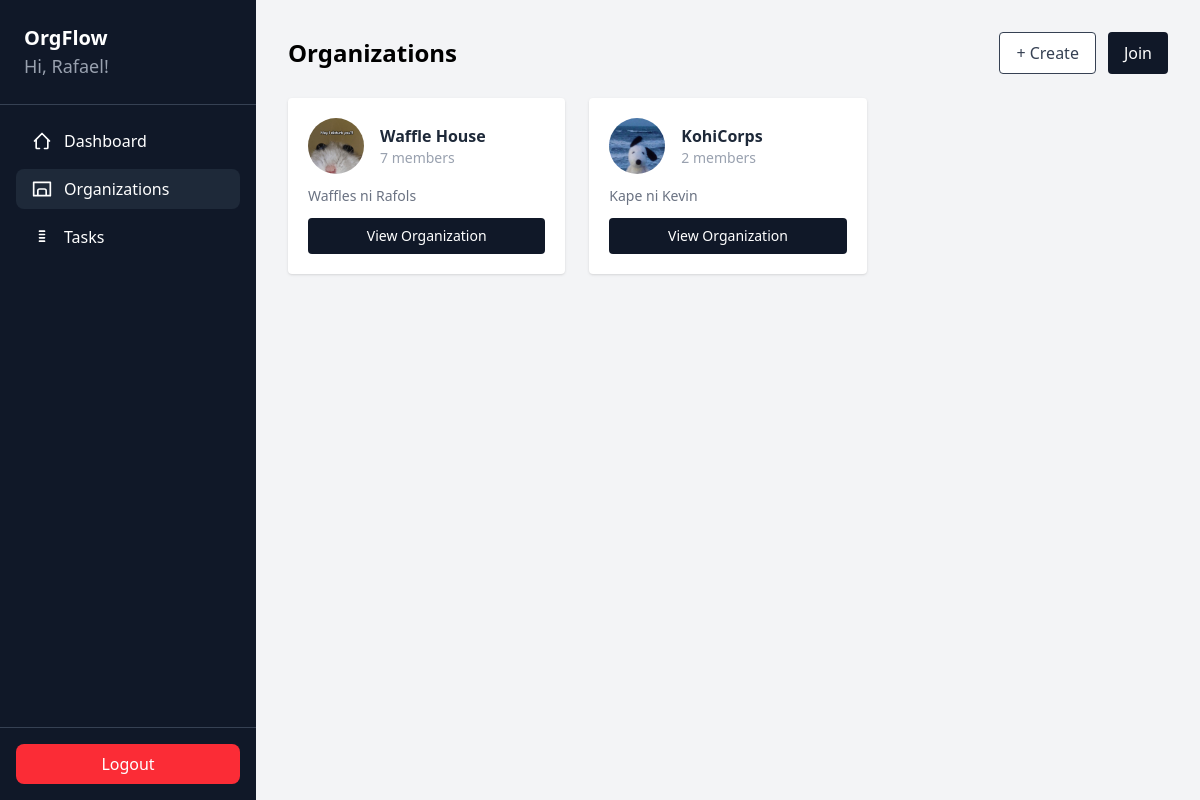
Page /organizations/ (signed in) on the committed database.
### clubManagement/models.py (models this page shows, shortened)
class Organization(models.Model):
    name = models.CharField(max_length=100)
    description = models.TextField(blank=True, default="")
    logo = models.ImageField(upload_to="org_logos/", blank=True, null=True)
    has_two_vp = models.BooleanField(default=False)
    invitation_code = models.CharField(max_length=8, unique=True, blank=True)
    owner = models.ForeignKey(User, on_delete=models.CASCADE)
    created_at = models.DateTimeField(auto_now_add=True)

### clubManagement/views.py (the view)
# urls.py: path('organizations/', views.organizations, name='organizations'),
@login_required
def organizations(request):
    user_orgs = Organization.objects.filter(membership__user=request.user)
    return render(request, "organizations.html", {
        "organizations": user_orgs,
        "active_page": "organizations"
    })

### clubManagement/templates/organizations.html (shortened to what this page needs)
{% extends 'base.html' %}
{% block content %}
{% if not organizations %}
<div class="flex items-center justify-center h-full">
  <div class="text-center">
    <div class="mb-6 text-gray-400 text-5xl">🏢</div>
    <h1 class="text-2xl font-semibold text-gray-800 mb-2">
      You have not joined an organization yet
    </h1>
    <p class="text-gray-500 mb-6">
      Create your own organization to start collaborating.
    </p>
    <div class="flex justify-center gap-3">
      <button onclick="openCreateModal()" class="px-5 py-2 border rounded bg-white text-gray-700 hover:bg-gray-50">
        + Create Organization
      </button>
      <button onclick="openJoinModal()" class="px-5 py-2 rounded bg-gray-900 text-white hover:bg-black">
        Join an Organization
      </button>
    </div>
  </div>
</div>
{% else %}
<div class="w-full p-8">
  <div class="flex justify-between items-center mb-6">
    <h1 class="text-2xl font-semibold">Organizations</h1>
    <div class="flex gap-3">
      <button onclick="openCreateModal()" class="px-4 py-2 border rounded bg-white text-gray-700 hover:bg-gray-50">
        + Create
      </button>
      <button onclick="openJoinModal()" class="px-4 py-2 rounded bg-gray-900 text-white hover:bg-black">
        Join
      </button>
    </div>
  </div>
  <div class="grid grid-cols-1 md:grid-cols-2 lg:grid-cols-3 gap-6">
    {% for org in organizations %}
    <div class="bg-white p-5 rounded shadow-sm hover:shadow flex flex-col gap-3">
      <div class="flex items-center gap-4">
        {% if org.logo %}
        <img src="{{ org.logo.url }}" alt="{{ org.name }} logo" class="w-14 h-14 rounded-full object-cover flex-shrink-0" />
        {% else %}
        <div class="w-14 h-14 rounded-full bg-gray-200 flex items-center justify-center flex-shrink-0 text-2xl">🏢</div>
        {% endif %}
        <div>
          <h2 class="font-semibold text-gray-800">{{ org.name }}</h2>
          <p class="text-sm text-gray-400">{{ org.membership_set.count }} member{{ org.membership_set.count|pluralize }}</p>
        </div>
      </div>
      {% if org.description %}
      <p class="text-sm text-gray-500 line-clamp-2">{{ org.description }}</p>
      {% endif %}
      <a href="{% url 'organization_detail' org.id %}" class="mt-auto block text-center px-4 py-2 rounded bg-gray-900 text-white text-sm hover:bg-black">
        View Organization
      </a>
    </div>
    {% endfor %}
  </div>
</div>
{% endif %}
{% endblock %}

### clubManagement/templates/base.html (shortened to what this page needs)
{% load static %}
<!doctype html>
<html lang="en">
  <head>
    <link rel="stylesheet" href="{% static 'css/dist/styles.css' %}" />
  </head>
  <body class="bg-gray-100">
    <div class="flex h-screen">
      <div class="w-64 bg-gray-900 text-white flex flex-col">
        <div class="p-6 border-b border-gray-700">
          <h1 class="text-xl font-bold">OrgFlow</h1>
          <p class="text-lg text-gray-400">
            Hi, {{ request.user.first_name }}!
          </p>
        </div>
        <nav class="flex-1 p-4 space-y-2">
          <a
            href="{% url 'dashboard' %}"
            class="flex items-center gap-3 px-4 py-2 rounded-lg {% if active_page == 'dashboard' %}bg-gray-800{% else %}hover:bg-gray-800{% endif %}"
          >
            <svg
              xmlns="http://www.w3.org/2000/svg"
              class="h-5 w-5"
              fill="none"
              viewBox="0 0 24 24"
              stroke="currentColor"
            >
              <path
                stroke-linecap="round"
                stroke-linejoin="round"
                stroke-width="2"
                d="M3 12l2-2m0 0l7-7 7 7M5 10v10a1 1 0 001 1h3m10-11l2 2m-2-2v10a1 1 0 01-1 1h-3"
              />
            </svg>
            Dashboard
          </a>
          <a
            href="{% url 'organizations' %}"
            class="flex items-center gap-3 px-4 py-2 rounded-lg {% if active_page == 'organizations' %}bg-gray-800{% else %}hover:bg-gray-800{% endif %}"
          >
            <svg
              xmlns="http://www.w3.org/2000/svg"
              class="h-5 w-5"
              fill="none"
              viewBox="0 0 24 24"
              stroke="currentColor"
            >
              <path
                stroke-linecap="round"
                stroke-linejoin="round"
                stroke-width="2"
                d="M17 20h5V4H2v16h5m10 0v-6a2 2 0 00-2-2H9a2 2 0 00-2 2v6m10 0H7"
              />
            </svg>
            Organizations
          </a>
          <a
            href="{% url 'tasks' %}"
            class="flex items-center gap-3 px-4 py-2 rounded-lg {% if active_page == 'tasks' %}bg-gray-800{% else %}hover:bg-gray-800{% endif %}"
          >
            <svg
              xmlns="http://www.w3.org/2000/svg"
              class="h-5 w-5"
              fill="none"
              viewBox="0 0 24 24"
              stroke="currentColor"
            >
              <path
                stroke-linecap="round"
                stroke-linejoin="round"
                stroke-width="2"
                d="M9 5h6M9 9h6M9 13h6M9 17h6"
              />
            </svg>
            Tasks
          </a>
        </nav>
        <div class="p-4 border-t border-gray-700">
          <a
            href="{% url 'logout' %}"
            class="block text-center bg-red-500 py-2 rounded-lg hover:bg-red-600"
          >
            Logout
          </a>
        </div>
      </div>
      <div class="flex-1 overflow-y-auto">
        {% block content %}{% endblock %}
      </div>
    </div>
  </body>
</html>

### rows in the picture
Organization: logo (picture), name "Waffle House", membership_set.count "7", description "Waffles ni Rafols"
Organization: logo (picture), name "KohiCorps", membership_set.count "2", description "Kape ni Kevin"

### other values in the picture
{{ request.user.first_name }} "Rafael"
